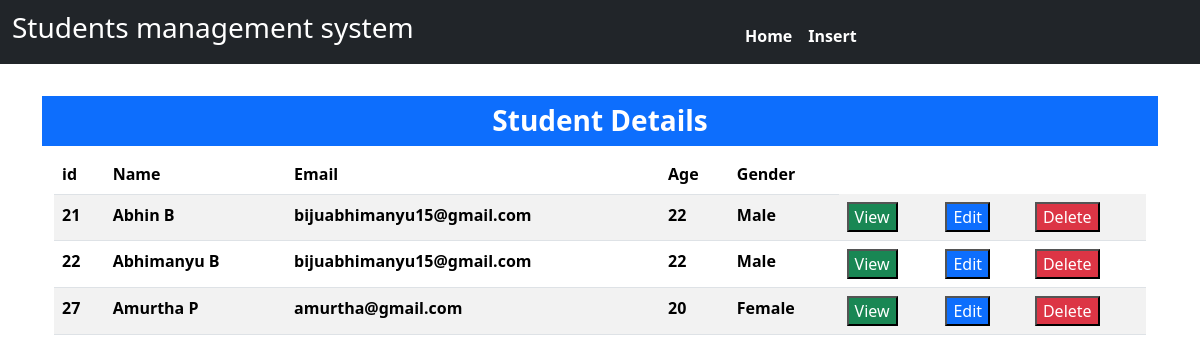
The page / on the database its author committed.
### student/models.py (models this page shows, shortened)
class insert_details(models.Model):
    student_name = models.CharField(max_length=250)
    student_email = models.EmailField()
    student_age = models.PositiveIntegerField(max_length=10)
    GENDER_MALE = 0
    GENDER_FEMALE = 1
    GENDER_CHOICES = [(GENDER_MALE, 'Male'), (GENDER_FEMALE, 'Female')]
    gender = models.IntegerField(choices=GENDER_CHOICES)

### student/views.py (the view)
# urls.py: path('',views.home,name='home'),
def home(request):
    dict_insert = {
        'insert' : insert_details.objects.all()
    }
    return render(request,"home.html",dict_insert)

### Templates/home.html
{% extends "base.html" %}
{% block body %}
<div class="container mt-5">
        <div class="">
            <h3 class=" fw-bold p-2 text-center text-white bg-primary">Student Details</h3>
            <div class="container">
                <table class="table table-striped fw-bold">
                    <thead>
                      <tr>
                        <th scope="col">id</th>
                        <th scope="col">Name</th>
                        <th scope="col">Email</th>
                        <th scope="col">Age</th>
                        <th scope="col">Gender</th>
                      </tr>
                    </thead>
                    {% for i in insert %}
                      <tr>
                        <th scope="row">{{i.id}}</th>
                        <td>{{i.student_name}}</td>
                        <td>{{i.student_email}}</td>
                        <td>{{i.student_age}}</td>
                        <td>{{i.get_gender_display}}</td>
                        <td><button class="bg-success"><a class="nav-link text-white" href="{% url 'view' i.id %}">View</a></button></td>
                        <td><button class="bg-primary"><a class="nav-link text-white" href="{% url 'edit' i.id %}">Edit</a></button></td>
                        <td><button class="bg-danger"><a class="nav-link text-white" href="{% url 'delete' i.id %}">Delete</a></button></td>
                      </tr>
                      {% endfor %}
                  </table>
{% endblock %}

### Templates/base.html (shortened to what this page needs)
{% load static %}
<!DOCTYPE html>
<html lang="en">
<head>
    <link href="https://cdn.jsdelivr.net/npm/bootstrap@5.3.3/dist/css/bootstrap.min.css" rel="stylesheet">
    <link rel="stylesheet" type="text/css" href="{% static 'css/style.css' %}">
  </head>
<body>
  <header class="fixed-top">
    <nav class="navbar navbar-expand-lg navbar-dark bg-dark">
      <div class="container-fluid ">
        <h3 class="text-white">Students management system</h3>
        <div class="collapse navbar-collapse " id="navbarSupportedContent">
          <ul class="navbar-nav mb-2 mb-lg-0 ms-auto mt-2 fw-bold me-auto">
            <li class="nav-item">
              <a class="nav-link text-white" aria-current="page" href="{% url 'home' %}">Home</a>
            </li>
            <li class="nav-item">
              <a class="nav-link text-white" href="{% url 'insert' %}">Insert</a>
            </li>
          </ul>
        </div>
      </div>
    </nav>
  </header><br><br>
    {% block body %}
    {% endblock %}
</body>
</html>

### static/css/style.css (style rules this page uses)
ul { margin-left: auto; }

### rows shown on the page
insert_details: id "21", student_name "Abhin B", student_email "bijuabhimanyu15@gmail.com", student_age "22", gender "Male"
insert_details: id "22", student_name "Abhimanyu B", student_email "bijuabhimanyu15@gmail.com", student_age "22", gender "Male"
insert_details: id "27", student_name "Amurtha P", student_email "amurtha@gmail.com", student_age "20", gender "Female"
